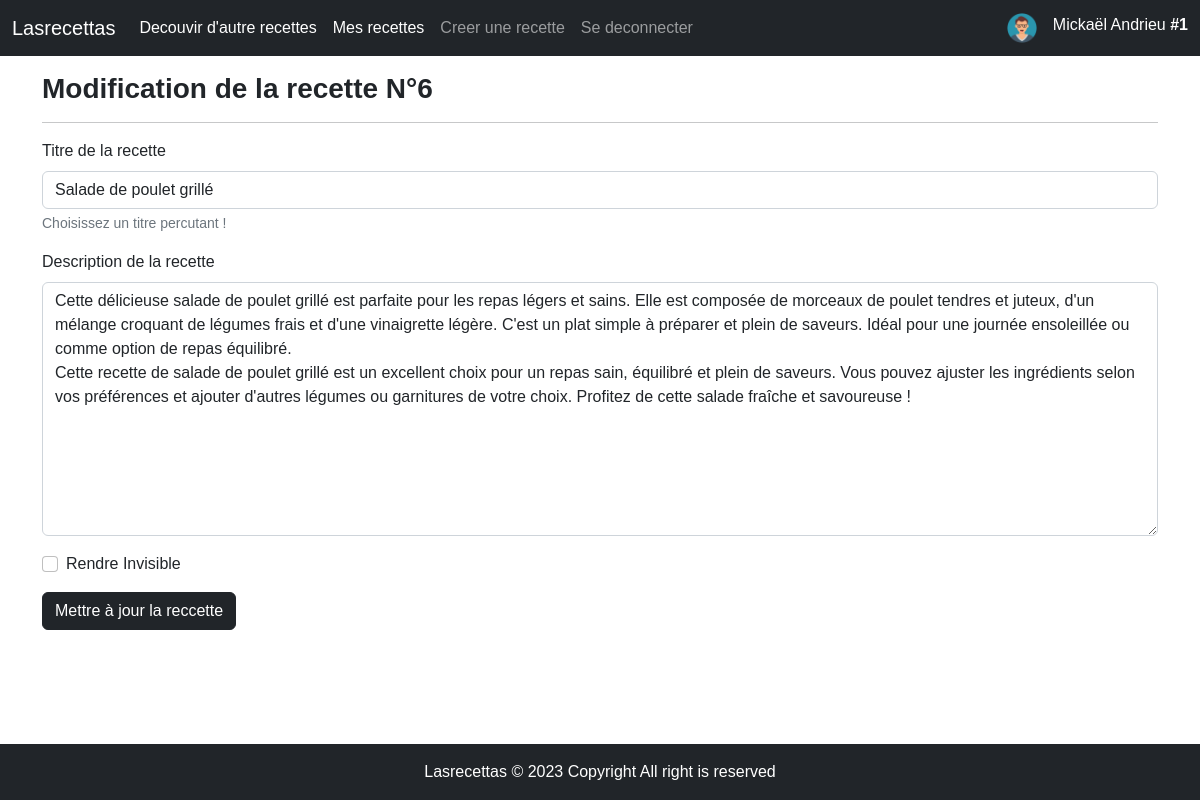
The app's page /auth/recipe_edit.php?id=6 (signed in) with its own data.
### tables this page shows
CREATE TABLE `recipes` (
  `recipe_id` int NOT NULL,
  `title` varchar(128) NOT NULL,
  `description` text NOT NULL,
  `is_enabled` tinyint(1) NOT NULL DEFAULT '0',
  `user_id` int NOT NULL
);

### auth/recipe_edit.php (the view, shortened to what this page needs)
<?php
require_once("../config/database.php");
require_once('../inc/header.php');
$recipe_id = $_GET["id"];
$retrieveRecipeStatement = $db->prepare('SELECT * FROM recipes WHERE recipe_id = :id');
$retrieveRecipeStatement->execute([
    'id' => $recipe_id,
]);
$recipe = $retrieveRecipeStatement->fetch(PDO::FETCH_ASSOC);
extract($recipe);
?>
<h3 class="mt-3 fw-bolder">Modification de la recette N°<?= $recipe_id ?> </h3>
<hr>
<form action="recipe_update.php" method="POST">
    <div class="mb-3">
        <label for="title" class="form-label">Titre de la recette</label>
        <input type="text" class="form-control" value="<?= $title ?>"  id="title" name="title" aria-describedby="title-help">
        <div id="title-help" class="form-text">Choisissez un titre percutant !</div>
    </div>
    <div class="mb-3">
        <label for="recipe" class="form-label">Description de la recette</label>
        <textarea class="form-control"  placeholder="Seulement du contenu vous appartenant ou libre de droits." col="10" rows="10" id="recipe" name="recipe"><?= $description ?></textarea>
    </div>
    <div class="form-check mb-3">
        <label class="form-check-label">
            <input class="form-check-input" type="checkbox" name="isEnabled"  <?php if ($is_enabled == 0) echo "checked" ?> > Rendre Invisible
        </label>
    </div>
    <button type="submit" class="btn btn-dark">Mettre à jour la reccette</button>
</form>
</div>
<?php
require_once('../inc/footer.php');

### assets/css/style.css (style rules this page uses)
* { font-family: Arial, Helvetica, sans-serif; }

### records on screen
recipes: recipe_id "6", title "Salade de poulet grillé", recipe "Cette délicieuse salade de poulet grillé est parfaite pour les repas légers et sains. Elle est composée de morceaux de poulet tendres et juteux, d'un mélange croquant de légumes frais et d'une vinaigrette légère. C'est un plat simple à préparer et plein de saveurs. Idéal pour une journée ensoleillée ou comme option de repas équilibré. Cette recette de salade de poulet grillé est un excellent choix pour un repas sain, équilibré et plein de saveurs. Vous pouvez ajuster les ingrédients selon vos préférences et ajouter d'autres légumes ou garnitures de votre choix. Profitez de cette salade fraîche et savoureuse !"

### other values on screen
getLoggedUserInfo("username") "Mickaël Andrieu"
getLoggedUserInfo("userId") "1"
